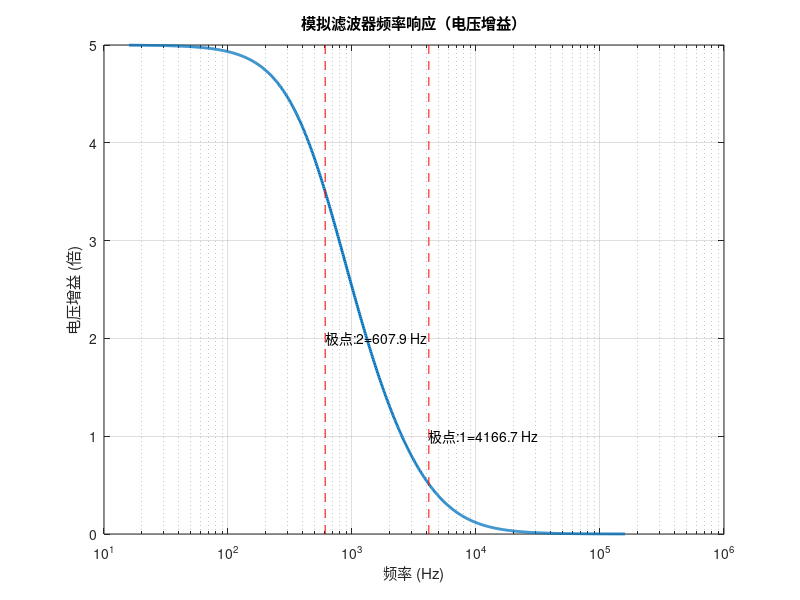
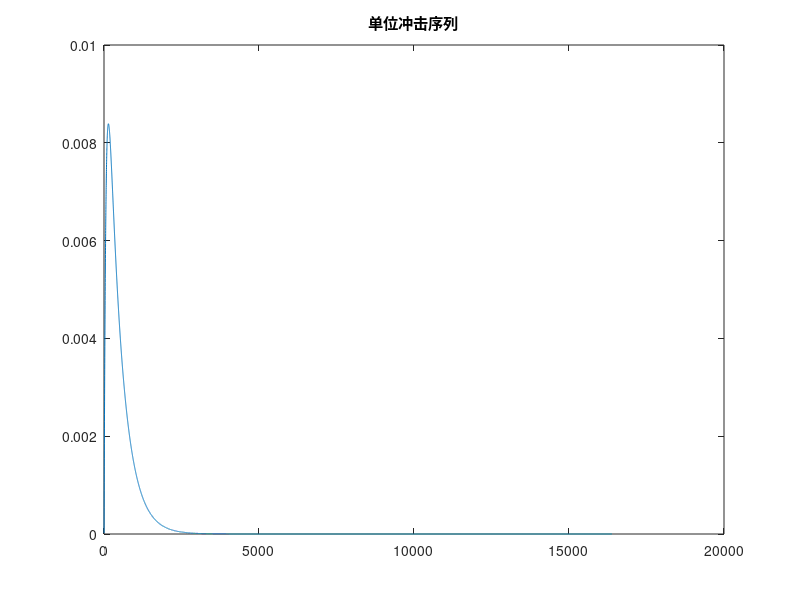
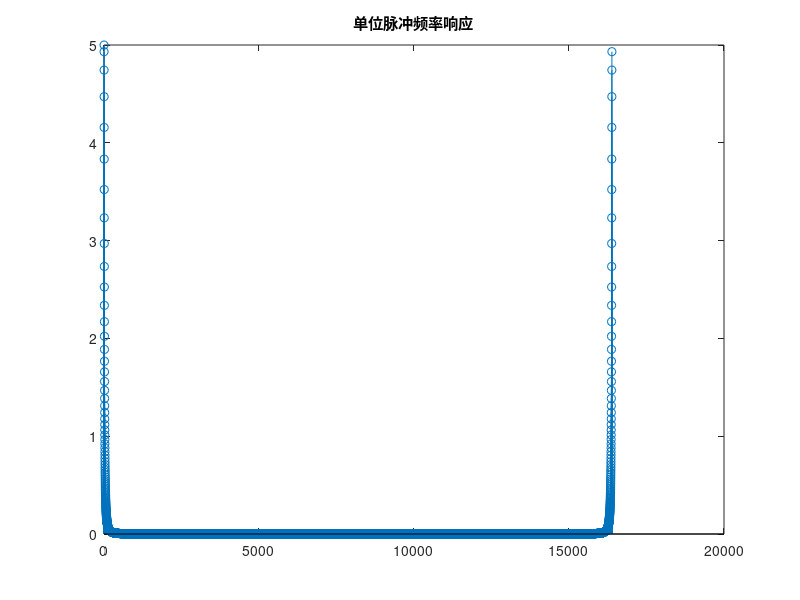

MATLAB code to generate these figures, in order: (Note: this script raises an error after producing the figures.)
clc;
close all;
clear;
%% 说明
% 如果信号是个方波，由于这个代码用的滤波器是低通滤波器，所以高次谐波基本被抑制，看不出来，可以换滤波器，修改传递函数
% 如果经过离散化的模拟滤波器收敛太慢，可以增加点数，就可以看到收敛后的波形了

%% 构建一个模拟滤波器
num = 5;
den = [1e-8,3e-4,1];
sys_filter = tf(num,den);
poles = pole(sys_filter)/2/pi;
zero_s = zero(sys_filter);

%% 模拟滤波器电压增益曲线（线性幅值）
%关于这个系统的增益与极点的关系还需要进一步学习，根据zero-pole能够大致推断出这个曲线应该是什么样子吗？

[mag, phase, w] = bode(sys_filter);
mag = squeeze(mag);           % 序列化电压增益（倍数）
w_hz = w / (2*pi);             % rad/s --> Hz

figure;
semilogx(w_hz, mag, 'LineWidth', 2);
grid on;
xlabel('频率 (Hz)');
ylabel('电压增益 (倍)');
title('模拟滤波器频率响应（电压增益）');
% 在图中标注极点位置
hold on;
for k = 1:length(poles)
    fc = abs(real(poles(k)));   % 频率取绝对值
    % 画竖线
    plot([fc fc], ylim, '--r');
    text(fc,max(mag)*0.2*k,...
        sprintf('极点:%d=%.1f Hz',k,fc));

end
hold off;

%%
%定义示波器采样率
f_osc = 100e6;
fs = 1.6384e6;%1.6384M采样率->1638400HZ

%%
%从模拟滤波器转为离散滤波器

SysDiscrete = c2d(sys_filter,1/f_osc,'tustin');
%离散化后的滤波器系数
[DiscreteNum,DiscreteDen] = tfdata(SysDiscrete,'v');

%%
%生成一个1k-50k(step:200)的矩形波（duty：10%-50% step:5%）
f_square = 10e3;
duty = 50;
t = 0:1/f_osc:200/f_square;
signal_square = square(2*pi*f_square*t,50)+1;

%生成一个1k-50k(step:200)的三角波
f_tri = 10e3;
t = 0:1/f_osc:20/f_tri;
duty_tri = 0.5;
signal_tri = sawtooth(2*pi*f_tri*t,duty_tri)+1;

%% 利用单位脉冲得到系统函数的单位冲击响应

%生成一个delta单位冲击序列
M = f_osc/fs;
deltan = [1 zeros(1, M*16384-1)];

%得到滤波器的单位脉冲响应hn就是滤波器的频率响应
hnConsec = filter(DiscreteNum,DiscreteDen,deltan);
n = (1:16384);

% 直接抽取，相当ADC采样,但是不包括抗混叠
% hnDiscre = M*hnConsec(floor(M*n));

%使用重采样函数，包括抗混叠
hnDiscre = M*resample(hnConsec,fs,f_osc);

%离散化后的滤波器系数
figure;
plot(hnDiscre);
title('单位冲击序列');
figure;
stem(abs(fft(hnDiscre)));
title('单位脉冲频率响应');


%% 当测试信号为正弦信号时

%信号源生成一个1k-50k(step:200)的正弦信号
f_signal = 1e3 ;
t = 0:1/f_osc:(16384-1)/fs;%100M示波器采样20个周期
signal = 1*sin(2*pi*f_signal*t)+0.5*sin(2*pi*f_signal*2*t+pi/3)+...
0.3*sin(2*pi*f_signal*3*t)+0.3*sin(2*pi*f_signal*10*t+pi/4);%正弦波信号

%信号源生成一个1k-50k(step:200)的方波信号
%signal = square(2*pi*f_signal*t)+1;


%ADC采样正弦信号
ts = 0:1/fs:(16384-1)/fs;%1.6384M ADC采样16384点
ADCsignal = 1*sin(2*pi*f_signal*ts)+0.5*sin(2*pi*f_signal*2*ts+pi/3)+...
    0.3*sin(2*pi*f_signal*3*ts)+0.3*sin(2*pi*f_signal*10*ts+pi/4);
%ADCsignal = square(2*pi*f_signal*ts)+1;



% 注入信号发生器信号检验离散系统
OutFilterSignal = filter(DiscreteNum,DiscreteDen,signal);

% 处理器需要做的
N = length(ADCsignal)+length(hnDiscre)-1;
ADCsignal_fft = fft(ADCsignal,N);
hn_fft = fft(hnDiscre,N);
OutDACSignal_fft = ADCsignal_fft .* hn_fft;
OutDACSignal = ifft(OutDACSignal_fft);


%零阶保持DAC输出
OutDACSignal_zoh = interp1(ts, OutDACSignal(1:16384),t, 'previous', 'extrap');

figure;
plot(OutFilterSignal);
hold on;
plot(OutDACSignal_zoh);
legend('模拟滤波器输出','离散系统重建输出');



